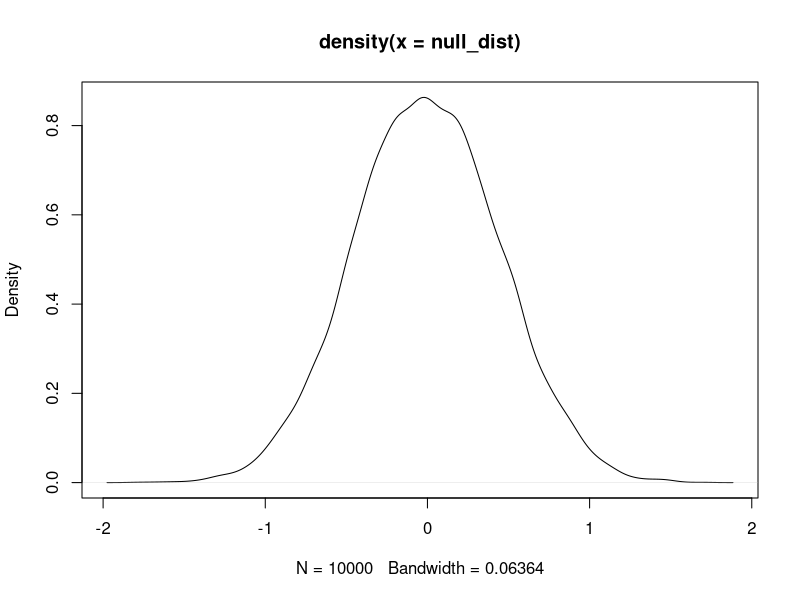
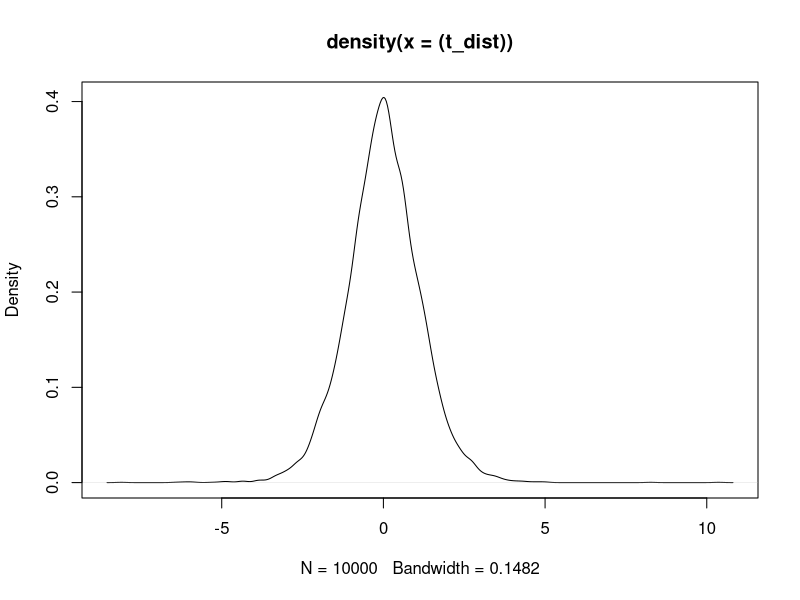
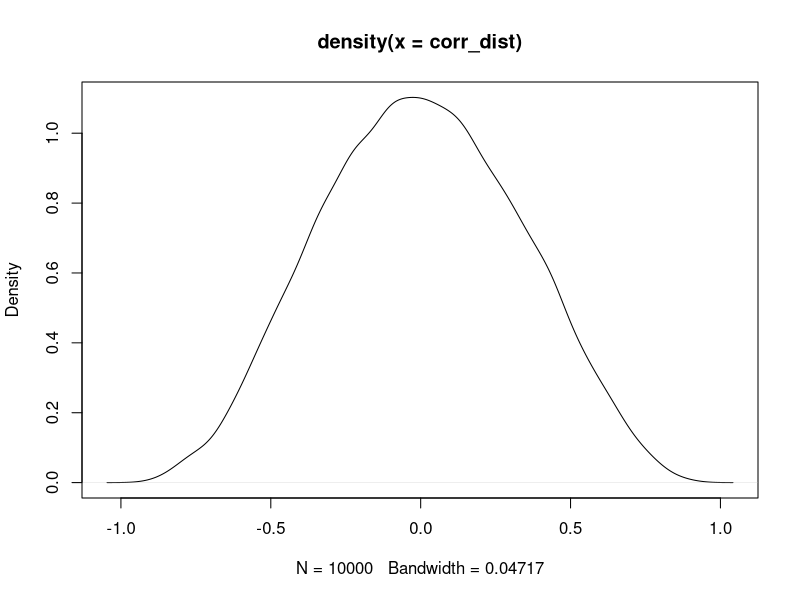
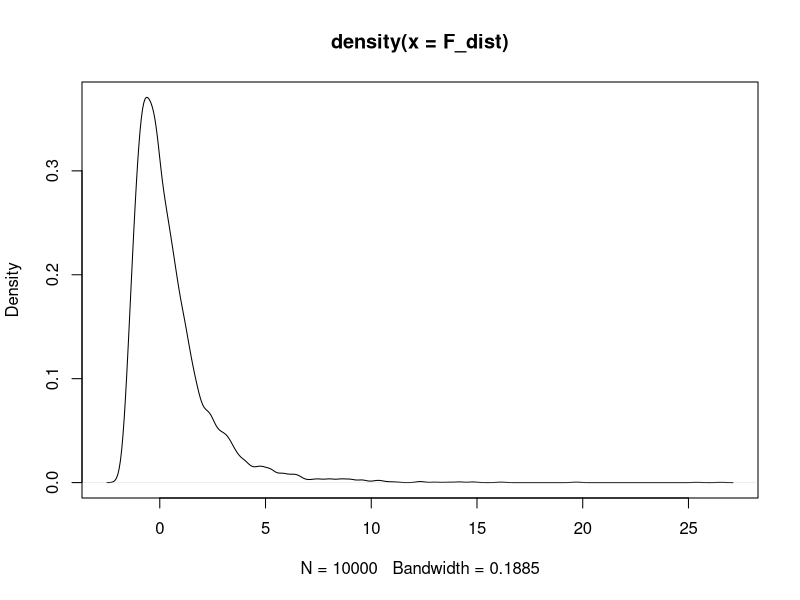

Write R code to recreate these figures, in order.
## ---- chunk 1
    null_dist <- c()

    for(i in 1:10000) {
      sample_1 <- rnorm(10,0,1)
      sample_2 <- rnorm(10,0,1)
      null_dist <- c(null_dist,mean(sample_2)-mean(sample_1))
    }

    plot(density(null_dist))
## ---- chunk 2
    z <- density(null_dist)

    t_1 <- which(z$x >= 0.5)
    z$y[t_1[1]]
    
    t_2 <- which(z$x >= 1.0)
    z$y[t_2[1]]
    
    t_3 <- which(z$x >= 1.5)
    z$y[t_3[1]]
    
    t_4 <- which(z$x >= 2.0)
    z$y[t_4[1]]
    
    t_5 <- which(z$x >= 2.5)
    z$y[t_5[1]]
    
## ---- chunk 3
    #t_1 <- which(z$x >= 0.5 & z$x <= -0.5)
## ---- chunk 4
    1 - pt(c(.5,1,1.5,2,2.5), 9)

## ---- chunk 5
    t_dist <- c()

    for(i in 1:10000) {
      sample_3 <- rnorm(10,0,1)
      t_dist <- c(t_dist,(mean(sample_3)- 0)/(sd(sample_3)/(sqrt(length(sample_3)))))
    }
    plot(density((t_dist)))
    
## ---- chunk 6
    z <- density(t_dist)

    t_1 <- which(z$x >= 0.5)
    z$y[t_1[1]]
    
    t_2 <- which(z$x >= 1.0)
    z$y[t_2[1]]
    
    t_3 <- which(z$x >= 1.5)
    z$y[t_3[1]]
    
    t_4 <- which(z$x >= 2.0)
    z$y[t_4[1]]
    
    t_5 <- which(z$x >= 2.5)
    z$y[t_5[1]]
## ---- chunk 7
    corr_dist <- c()
    
    for(i in 1:10000) {
      x <- rnorm(10,0,1)
      y <- rnorm(10,0,1)
      corr_dist <- c(corr_dist, cor(x,y))
    }

    plot(density(corr_dist))
## ---- chunk 8
    z <- density(corr_dist)

    c_1 <- which(z$y >= 0.05)
    abs(z$x[c_1[1]])

## ---- chunk 9
    Subjects <- 1:4
    A <- c(1,2,3,4)
    B <- c(3,4,5,6)
    C <- c(5,6,7,8)
    Mean_subject <- c(A,B,C)
    
    all_data <- data.frame(Subjects = as.factor(Subjects), Mean_subject, A,B,C)
    
    aov_out <- aov(Mean_subject~A*B*C, all_data)
    
    library(xtable)
    knitr::kable(xtable(summary(aov_out)))

## ---- chunk 10
    Subjects <- rep(1:4,3)
    df2 <- 8
    df1 <- 2

    F_dist <- c()
    
    for(i in 1:10000) {
      A <- rnorm(4,0,1)
      B <- rnorm(4,0,1)
      C <- rnorm(4,0,1)
      Mean_subject <- c(A,B,C)
      
      corr2_dist <- cor(Subjects,Mean_subject)
      F_dist <- c(F_dist, (corr2_dist/(1-corr2_dist))*(df2/df1))
    }

    plot(density(F_dist))
## ---- chunk 11
    z <- density(F_dist)

    f_1 <- which(z$y >= 0.05)
    z$x[f_1[length(f_1)]]
